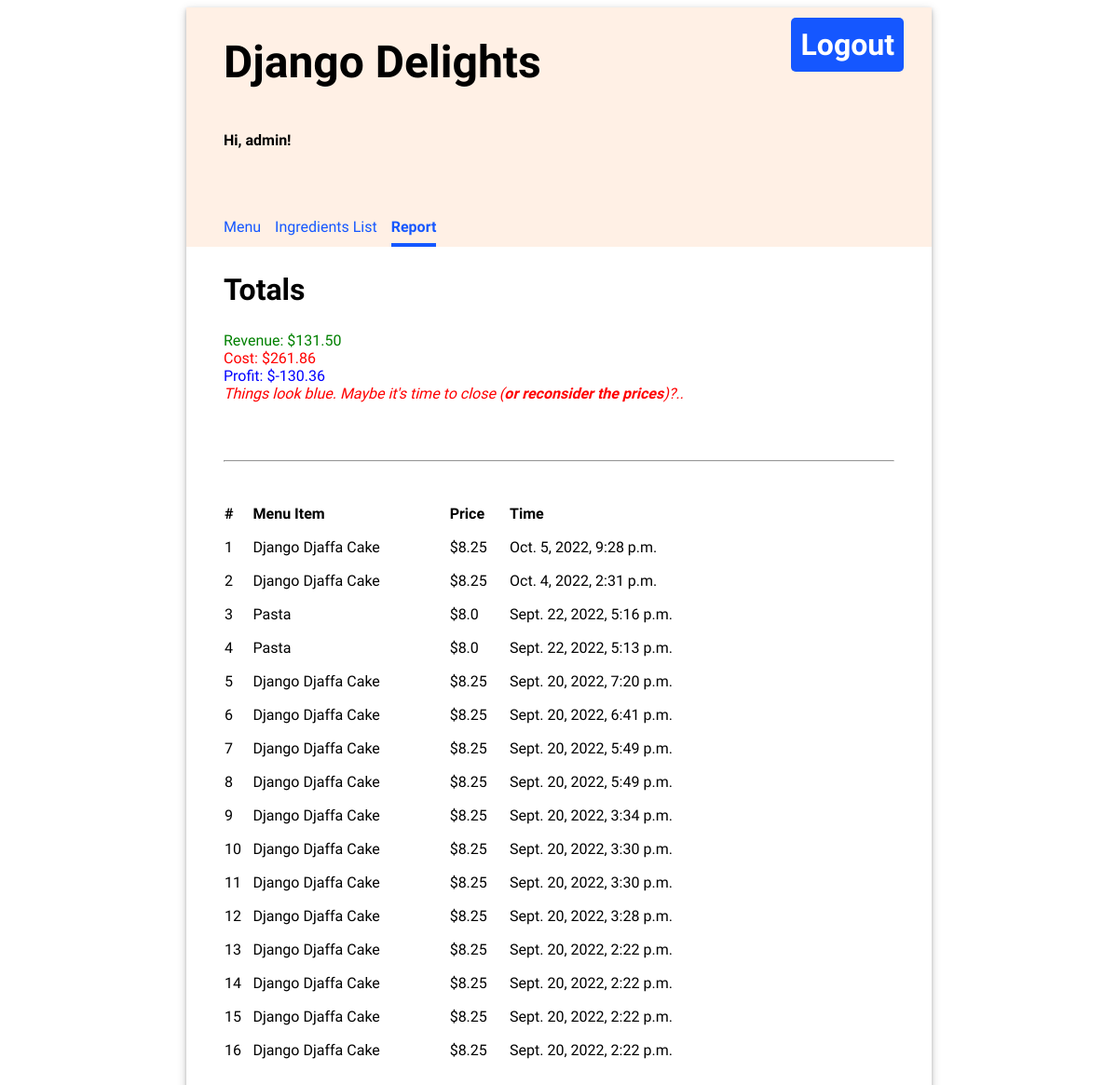
/report/ (signed in), run on the app's committed database.
### inventory/models.py (models this page shows, shortened)
class MenuItem(models.Model):
    title = models.CharField(max_length=100)
    price = models.FloatField(default=0.0)
    def __str__(self):
        return f'{self.title}'

class RecipeRequirements(models.Model):
    menu_item = models.ForeignKey(MenuItem, related_name='menu_req', on_delete=models.CASCADE, db_constraint=False)
    ingredient = models.ForeignKey(Ingredient, related_name='ingredient_req', on_delete=models.CASCADE, db_constraint=False)
    quantity = models.FloatField(default=0.0)

class Ingredient(models.Model):
    name = models.CharField(max_length=100, unique=True)
    quantity = models.FloatField(default=0.0)
    unit = models.CharField(max_length=20)
    unit_price = models.FloatField(default=0.0)
    def __str__(self):
        return f'{self.name}'
    class Meta:
        ordering = ['quantity']

class Purchase(models.Model):
    menu_item = models.ForeignKey(MenuItem, related_name='menu_purchase', on_delete=models.CASCADE)
    timestamp = models.DateTimeField(default=now,
                        blank=None, null=None)
    class Meta:
        ordering = ['-timestamp']

### inventory/views.py (the view)
# urls.py: path('report/', views.PurchaseView.as_view(), name='purchase-view'),
class PurchaseView(LoginRequiredMixin, ListView):
    model = Purchase
    def revenue(self):
        dirty_income = 0
        menu_ingredients_price = 0
        all_purchases = Purchase.objects.all().values()
        for purchase in all_purchases:
            menu_item = MenuItem.objects.get(id=purchase['menu_item_id'])
            dirty_income += menu_item.price
            menu_reqs = menu_item.menu_req.all()
            for req in menu_reqs:
                menu_ingredients_price += (Ingredient.objects.get(name=req.ingredient).unit_price * req.quantity)
        profit = dirty_income - menu_ingredients_price
        return {
            'dirty_income': dirty_income,
            'menu_ingredients_price': menu_ingredients_price,
            'profit': profit,
        }
    def get_context_data(self, **kwargs):
        context = super(PurchaseView, self).get_context_data(**kwargs)
        context['all_purchases'] = Purchase.objects.all()
        context['revenue'] = self.revenue
        return context

### inventory/templates/inventory/purchase_list.html (shortened to what this page needs)
{% extends 'base.html' %}
{% block content %}
<h2>Totals</h2>
<div style="color: green;">Revenue: ${{ revenue.dirty_income|stringformat:".2f" }}</div>
<div style="color: red;">Cost: ${{ revenue.menu_ingredients_price|stringformat:".2f" }}</div>
<div style="color: blue;">Profit: ${{ revenue.profit|stringformat:".2f" }}</div>
    {% if revenue.profit < 0 %}
        <div style="font-style: italic; color: red;">Things look blue. Maybe it's time to close (<strong>or reconsider the prices</strong>)?..</div>
    {% endif %}
<hr>
{% if purchase_list %}
    <table border='0'>
        <thead>
            <tr>
                <th>#</th>
                <th>Menu Item</th>
                <th>Price</th>
                <th>Time</th>
            </tr>
        </thead>
        <tbody>
            {% for purchase in purchase_list %}
            <tr>
                <td>{{ forloop.counter }}</td>
                <td>{{ purchase.menu_item }}</td>
                <td>${{ purchase.menu_item.price }}</td>
                <td>{{ purchase.timestamp }}</td>
            </tr>
            {% endfor %}
        </tbody>
    </table>
{% else %}
    <h3>Nothing was sold yet</h3>
{% endif %}
{% endblock %}

### inventory/templates/base.html (shortened to what this page needs)
<!DOCTYPE html>
<html lang="en">
{% load static %}
<head>
    <link rel="stylesheet" type="text/css" href="{% static 'inventory/style.css' %}"/>
</head>
<body>
    <div class="app">
    <header>
        <div class="header-first-row">
            <h1 class="title">Django Delights<h1>
            {% if user.is_authenticated %}
            <a class="logout" href="/logout">Logout</a>
            {% endif %}
        </div>
        {% if user.is_authenticated %}
        <p>Hi, {{ user.username }}!</p>
        <nav class="navbar">
            {% url 'menu' as menu_url %}
            {% url 'table' as ingredients_url %}
            {% url 'purchase-view' as reports_url %}
            <a class="nav-item{% if request.path == menu_url %} current-page{% endif %}" href="{% url 'menu' %}">Menu</a>
            <a class="nav-item{% if request.path == ingredients_url %} current-page{% endif %}" href="{% url 'table' %}">Ingredients List</a>
            <a class="nav-item{% if request.path == reports_url %} current-page{% endif %}" href="{% url 'purchase-view' %}">Report</a>
        </nav>
        {% endif %}
    </header>
    <main>
        {% block content %}
        {% endblock %}
    </main>
    </div>
</body>
</html>

### inventory/static/inventory/style.css (style rules this page uses)
body { font-family: 'Oxygen', sans-serif; }
hr { margin: 30px 0; }
.app { min-width: 800px; max-width: 60%; margin: 0 auto; box-shadow: 0 2px 4px 0 rgba(0, 0, 0, 0.2), 0 3px 10px 0 rgba(0, 0, 0, 0.19); }
.title { font-size: 3em; padding: 30px 0; margin: auto 0; }
.header-first-row { width: 100%; display: flex; justify-content: space-between; }
.logout { height: max-content; text-align: center; text-decoration: none; border: 0px; background-color: #1557FF; border-radius: 5px; color: white; padding: 10px; font-weight: bold; margin: 30px; font-size: 1em; }
.navbar { margin-top: 50px; display: flex; width: 100%; }
.navbar a { text-decoration: none; padding: 8px 0; color: #1557FF; margin-right: 15px; }
.navbar a:hover, .navbar .current-page { border-bottom: solid 4px #1557FF; border-spacing: 0 15px; font-weight: bold; }
header { background-color: #FFF0E5; min-height: 200px; display: flex; align-items: center; flex-direction: column; align-items: flex-start; padding-left: 40px; }
main { display: flex; flex-direction: column; padding: 0 40px 20px 40px; justify-content: center; }
main h2 { font-size: 2em; }
header p { font-weight: bold; }
main table { text-align: left; border-collapse: separate; border-spacing: 0 15px; width: 80%; }
a { text-decoration: none; color: #1557FF; }

### data on the page
MenuItem: dirty_income "131.50", menu_ingredients_price "261.86", profit "-130.36"
Purchase: menu_item "Django Djaffa Cake", menu_item.price "8.25", timestamp "Oct. 5, 2022, 9:28 p.m."
Purchase: menu_item "Django Djaffa Cake", menu_item.price "8.25", timestamp "Oct. 4, 2022, 2:31 p.m."
Purchase: menu_item "Pasta", menu_item.price "8.0", timestamp "Sept. 22, 2022, 5:16 p.m."
Purchase: menu_item "Pasta", menu_item.price "8.0", timestamp "Sept. 22, 2022, 5:13 p.m."
Purchase: menu_item "Django Djaffa Cake", menu_item.price "8.25", timestamp "Sept. 20, 2022, 7:20 p.m."
Purchase: menu_item "Django Djaffa Cake", menu_item.price "8.25", timestamp "Sept. 20, 2022, 6:41 p.m."
Purchase: menu_item "Django Djaffa Cake", menu_item.price "8.25", timestamp "Sept. 20, 2022, 5:49 p.m."
Purchase: menu_item "Django Djaffa Cake", menu_item.price "8.25", timestamp "Sept. 20, 2022, 5:49 p.m."
Purchase: menu_item "Django Djaffa Cake", menu_item.price "8.25", timestamp "Sept. 20, 2022, 3:34 p.m."
Purchase: menu_item "Django Djaffa Cake", menu_item.price "8.25", timestamp "Sept. 20, 2022, 3:30 p.m."
Purchase: menu_item "Django Djaffa Cake", menu_item.price "8.25", timestamp "Sept. 20, 2022, 3:30 p.m."
Purchase: menu_item "Django Djaffa Cake", menu_item.price "8.25", timestamp "Sept. 20, 2022, 3:28 p.m."
Purchase: menu_item "Django Djaffa Cake", menu_item.price "8.25", timestamp "Sept. 20, 2022, 2:22 p.m."
Purchase: menu_item "Django Djaffa Cake", menu_item.price "8.25", timestamp "Sept. 20, 2022, 2:22 p.m."
Purchase: menu_item "Django Djaffa Cake", menu_item.price "8.25", timestamp "Sept. 20, 2022, 2:22 p.m."
Purchase: menu_item "Django Djaffa Cake", menu_item.price "8.25", timestamp "Sept. 20, 2022, 2:22 p.m."

### other printed values
{{ user.username }} "admin"
